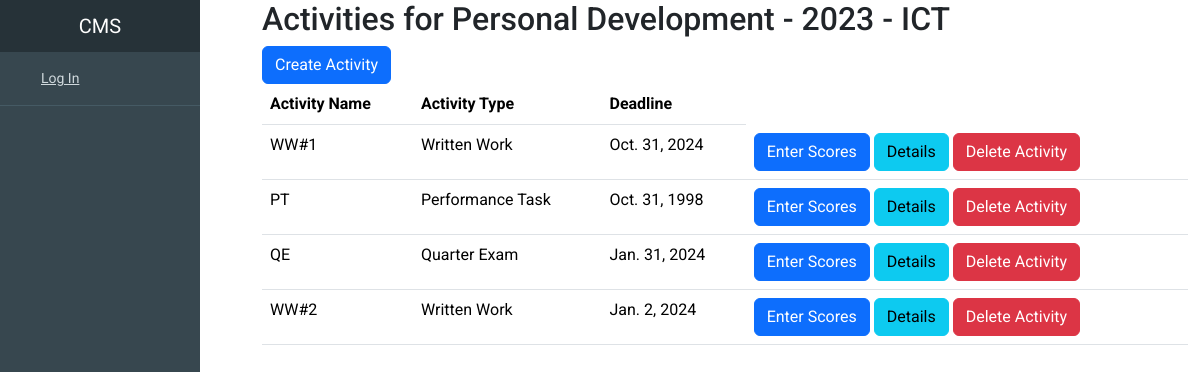
/activity/list/1/, run on the app's committed database.
### activitymonitoring/models.py (models this page shows, shortened)
class Section(models.Model):
    school_year = models.CharField(max_length=10, choices=School_Year_Choices, default='2023')
    section = models.CharField(max_length=20, null=True)
    students = models.ManyToManyField(Student)
    subject = models.ForeignKey(Subject, on_delete=models.CASCADE)
    subject_teacher = models.ForeignKey(User, on_delete=models.CASCADE)
    def __str__(self):
        return f"{self.subject} - {self.school_year} - {self.section}"

class Activity(models.Model):
    ACTIVITY_TYPES = [
        ('WW', 'Written Work'),
        ('PT', 'Performance Task'),
        ('QE', 'Quarter Exam'),
    ]
    section = models.ForeignKey(Section, on_delete=models.CASCADE)
    activity_type = models.CharField(max_length=2, choices=ACTIVITY_TYPES)
    name = models.CharField(max_length=50)
    totalScore = models.FloatField()
    deadline = models.DateField()
    created = models.DateTimeField(default=timezone.now)
    description = models.TextField(max_length=200,null=True)

### grades/models.py (models this page shows)
class Subject(models.Model):
    CATEGORY_CHOICES = [
        ('core', 'Core'),
        ('applied', 'Applied'),
        ('specialized', 'Specialized'),
    ]
    name = models.CharField(max_length=100)
    order = models.IntegerField()
    category = models.CharField(max_length=20, choices=CATEGORY_CHOICES, default='core')
    def __str__(self):
        return self.name

### activitymonitoring/views.py (the view)
# urls.py: path('list/<int:section_id>/', activity_list, name='activity-list'),
def activity_list(request, section_id):
    section = Section.objects.get(pk=section_id)
    activities = Activity.objects.filter(section=section)
    return render(request, 'activitymonitoring/activity_list.html', {'section': section, 'activities': activities})

### activitymonitoring/templates/activitymonitoring/activity_list.html
{% extends 'student/base.html' %}
{% block content %}
<h2>Activities for {{ section }}</h2>
<a href="{% url 'create_activity' section_id=section.id %}" class="btn btn-primary">Create Activity</a>
  <table class="table">
    <thead>
      <tr>
        <th>Activity Name</th>
        <th>Activity Type</th>
        <th>Deadline</th>
      </tr>
    </thead>
    <tbody>
      {% for activity in activities %}
        <tr>
          <td>{{ activity.name }}</td>
          <td>{{ activity.get_activity_type_display }}</td>
          <td>{{ activity.deadline }}</td>
          <td>
            <a class="btn btn-primary" href="{% url 'enter_scores' section_id=section.id activity_id=activity.id %}">Enter Scores</a>
            <a class="btn btn-info" href="{% url 'activity-details' section_id=section.id activity_id=activity.id %}">Details</a>
            <a class="btn btn-danger" href="{% url 'activity-delete' activity_id=activity.id %}">Delete Activity</a>
          </td>
        </tr>
      {% endfor %}
    </tbody>
  </table>
{% endblock %}

### student/static/student/main.css (style rules this page uses)
body { overflow-x: hidden; font-family: 'Roboto', sans-serif; font-size: 16px; }

### data on the page
Section: subject+school_year+section "Personal Development - 2023 - ICT"
Activity: name "WW#1", activity_type "Written Work", deadline "Oct. 31, 2024"
Activity: name "PT", activity_type "Performance Task", deadline "Oct. 31, 1998"
Activity: name "QE", activity_type "Quarter Exam", deadline "Jan. 31, 2024"
Activity: name "WW#2", activity_type "Written Work", deadline "Jan. 2, 2024"
